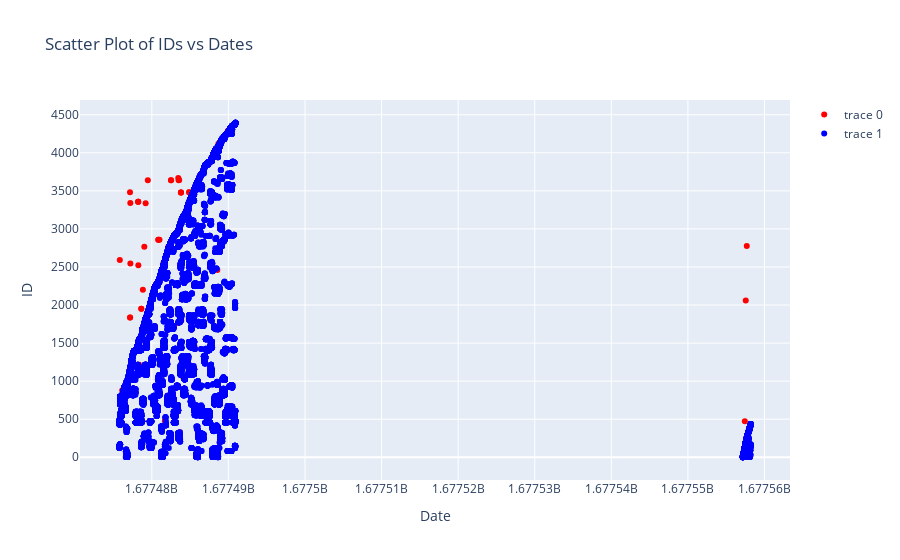

The notebook cell this image was saved under:
### Code cell
import plotly.graph_objs as go

db = dict(zip(list_of_date,list_of_id))
db_test = dict(zip(list_of_date_test,list_of_id_test))
db_test_name = dict(zip(list_of_date_test,list_of_filename_test))
db = {key:val for key, val in db.items() if key > 1677548202}
db_test = {key:val for key, val in db_test.items() if key > 1677548202}
db_test_name = {key:val for key, val in db_test_name.items() if key > 1677548202}

fig = go.Figure()

fig.add_trace(go.Scatter(
    x=list(list_of_date_test),
    y=list(list_of_id_test),
    mode="markers",
        marker=dict(
        color="red"
    )
))

fig.add_trace(go.Scatter(
    x=list(list_of_date),
    y=list(list_of_id),
    mode="markers",
        marker=dict(
        color="blue"
    )
))

fig.update_layout(
    title="Scatter Plot of IDs vs Dates",
    xaxis_title="Date",
    yaxis_title="ID"
)

if len(db) > 1:
    fig.show()
else:
    print("Insufficient data to plot the graph")

### Figure 1 — Plotly figure (JSON) as saved in the notebook; plotly's stock layout.template omitted (floating-point values rounded to 4 significant figures; data arrays with more than 128 entries replaced by an {"elided": "..."} marker saying what was removed)
{"data": [{"marker": {"color": "red"}, "mode": "markers", "type": "scatter", "x": {"elided": "778 int values"}, "y": {"elided": "778 int values"}}, {"marker": {"color": "blue"}, "mode": "markers", "type": "scatter", "x": {"elided": "41925 int values"}, "y": {"elided": "41925 int values"}}], "layout": {"title": {"text": "Scatter Plot of IDs vs Dates"}, "xaxis": {"title": {"text": "Date"}}, "yaxis": {"title": {"text": "ID"}}}}
